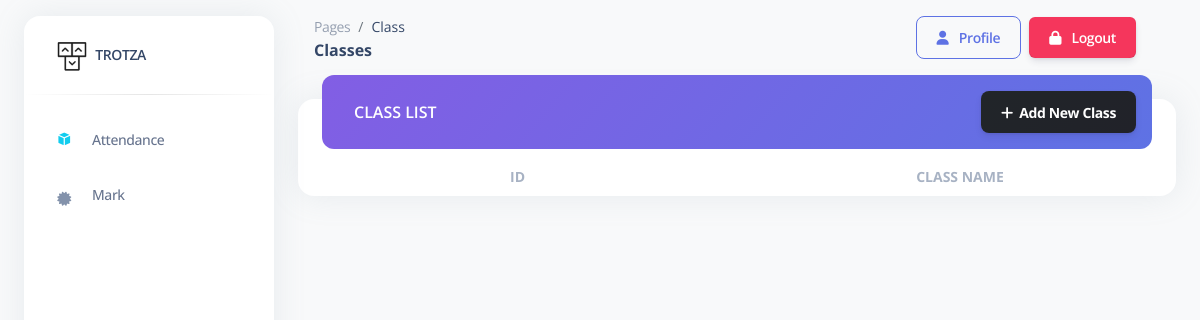
Page /admin/pages/class.php (signed in) on the earlier database version.
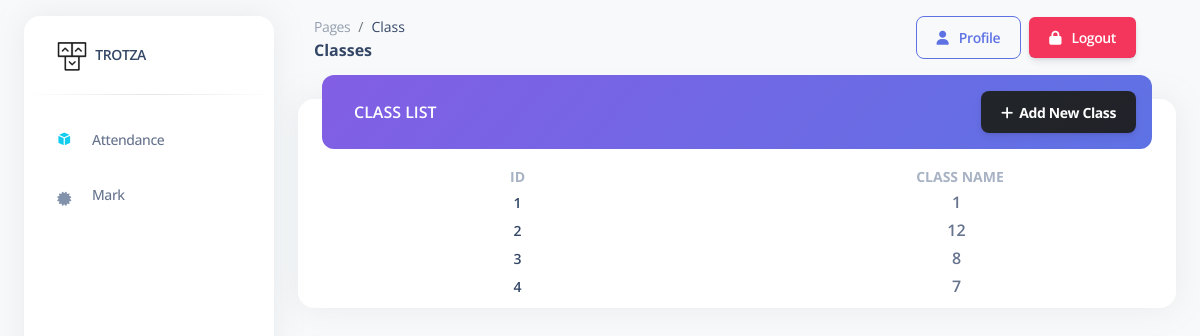
Same page on the later database version.
### tables this page shows
CREATE TABLE `class` (
  `cid` int(11) NOT NULL,
  `clname` varchar(100) NOT NULL
);

### admin/pages/class.php (the view, shortened to what this page needs)
<?php
include '../includes/connection.php';
?>
<!DOCTYPE html>
<html lang="en">
<head>
  <link href="../assets/css/nucleo-icons.css" rel="stylesheet" />
  <link href="../assets/css/nucleo-svg.css" rel="stylesheet" />
  <link href="../assets/css/nucleo-svg.css" rel="stylesheet" />
  <link id="pagestyle" href="../assets/css/argon-dashboard.css?v=2.0.4" rel="stylesheet" />
</head>
<body class="g-sidenav-show   bg-gray-100">
  <?php include '../includes/sidebar.php';
  ?>
  <main class="main-content position-relative border-radius-lg ">
    <nav class="navbar navbar-main navbar-expand-lg px-0 mx-4 shadow-none border-radius-xl " id="navbarBlur"
      data-scroll="false">
      <div class="container-fluid py-1 px-3">
        <nav aria-label="breadcrumb">
          <ol class="breadcrumb bg-transparent mb-0 pb-0 pt-1 px-0 me-sm-6 me-5">
            <li class="breadcrumb-item text-sm"><a class="opacity-5 text-dark" href="javascript:;">Pages</a></li>
            <li class="breadcrumb-item text-sm text-dark active" aria-current="page">Class</li>
          </ol>
          <h6 class="font-weight-bolder text-dark mb-0">Classes</h6>
        </nav>
        <div class="collapse navbar-collapse mt-sm-0 mt-2 me-md-0 me-sm-4" id="navbar">
          <ul class="navbar-nav  ms-md-auto pe-md-3 d-flex align-items-center">
            <li class="nav-item d-flex align-items-center border-2">
              <button onclick="window.location.href='profile.php'"
                class="btn btn-outline-primary btn-md font-weight-bold  mb-0"><i
                  class="fa fa-user me-sm-1"></i>&nbsp;&nbsp;Profile</button>
            </li>
            <li class="nav-item d-flex align-items-center bg-danger mx-2 rounded">
              <button onclick="window.location.href='logout.php'" class="btn btn-md font-weight-bold text-white mb-0"><i
                  class="fa fa-lock me-sm-1"></i>&nbsp;&nbsp;Logout</button>
            </li>
          </ul>
        </div>
      </div>
    </nav>
    <div class="container-fluid py-4">
      <div class="row">
        <div class="col-12">
          <div class="card mb-4">
            <div class="card-header p-0 position-relative mt-n4 mx-4">
              <div class="d-flex justify-content-between bg-gradient-primary shadow-primary border-radius-lg p-3">
                <h6 class="text-white ps-3 pt-2 text-uppercase">Class List</h6>
                <button class="btn bg-gradient-dark m-0 toast-btn" type="button" data-toggle="modal"
                  data-target="#form"><i class="fas fa-plus"></i>&nbsp;&nbsp;Add New
                  Class</button>
              </div>
            </div>
            <div class="card-body px-0 pt-3 pb-2">
              <div class="table-responsive p-0">
                <table class="align-items-center mb-0 w-100 d-block d-md-table text-sm">
                  <thead>
                    <tr>
                      <th class="text-center text-uppercase text-secondary font-weight-bolder opacity-7"
                        style="width: 15%;">
                        ID</th>
                      <th class="text-center text-uppercase text-secondary font-weight-bolder opacity-7 ps-2 th-sm"
                        style="width: 15%;">
                        Class Name</th>
                    </tr>
                  </thead>
                  <tbody>
                    <?php
                    $query = "SELECT * FROM class";
                    $result = mysqli_query($conn, $query);
                    while ($row = mysqli_fetch_array($result)) {
                      ?>
                      <tr>
                        <td class="align-middle text-center">
                          <div class="d-flex flex-column ">
                            <h6 class="mb-0 text-sm">
                              <?php echo $row["cid"]; ?>
                            </h6>
                          </div>
                        </td>
                        <td class="align-middle text-center">
                          <p class="font-weight-bold mb-0">
                            <?php echo $row["clname"]; ?>
                          </p>
                        </td>
                      </tr>
                      <?php
                    }
                    ?>
                  </tbody>
                </table>
              </div>
            </div>
          </div>
        </div>
      </div>
    </div>
  </main>
</body>
</html>

Differences in the rows shown:
added class: cid "1", clname "1"
added class: cid "2", clname "12"
added class: cid "3", clname "8"
added class: cid "4", clname "7"
